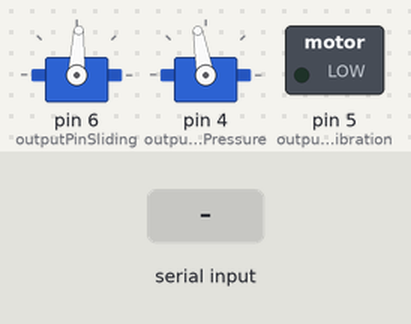
Recording of a sketch running on a simulated Arduino Uno, built with avr-gcc and run on an emulated ATmega328P. On the bench: 2 × servo, switched loads named in the sketch (green lamp = pin HIGH). The inputs (shaded band) are chosen by the test bench.

Above: at 1.2 s.
1.3 s: "R\n" received over Serial
At 2.0 s:
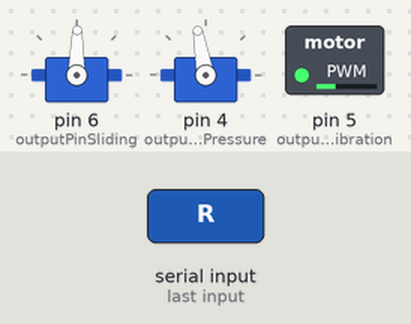
2.8 s: "T\n" received over Serial
At 3.1 s:
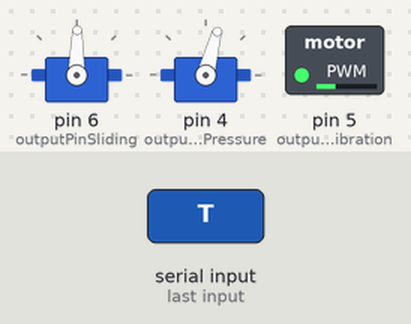
4.3 s: "C\n" received over Serial
At 5.5 s:
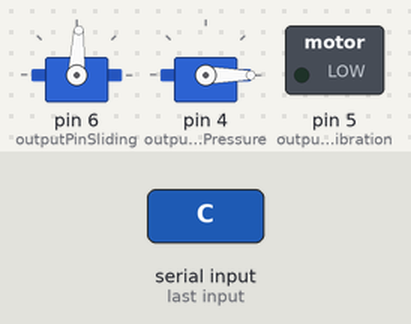
5.8 s: "L\n" received over Serial
At 6.6 s:
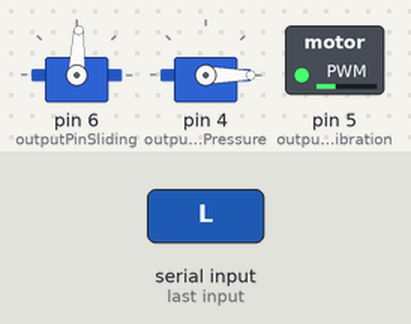
Timing chart, 0 to 8.3 s (numbered marks = the images above; inputs shaded):
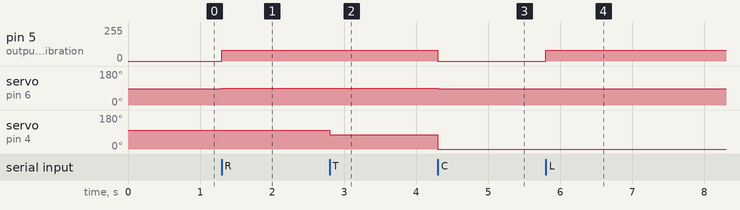

The sketch:

slidingVibroTactileFingertip.ino
```cpp
/****************************************
 * Touching and feeling the immersive world
 *
 * Author: Uriel Martinez-Hernandez
 * Filename: slidingVibroTactileFingertip.ino
 * Date: 20/11/2020
 *
 * Description
 * ======================
 * Program that controls the cylinder (sliding modality) and vibration motor.
 * The direction and speed of sliding is controlled. The speed of the vibration
 * motor is controlled. This programs communicates to Unity (Table_surface_v1.unity), which
 * contains an scenario with 4 objects that simulate 4 different textures
 * (wood (soft), wood (hard), carpet, bricks). There is a cylinder that moves over
 * these textures and send the signal to Arduino to set the speed and direction of the
 * cylinder and speed of the vibration motor.
 *
 * Limitation
 * ======================
 * - The haptic feedback (sliding and vibration) is in 1DoF only.
 * - Fixed speed and direction signals received from Unity.
 * - The simulated fingertip in Unity doesn't follow the movement of the human fingertip.
 * - Lack of tracking of the fingertip.
 * - The cylinder is made of one material (PLA).
 *
 * Haptic modalities
 * ======================
 * - Sliding
 * - Vibration
 * - Touch
 ****************************************/


#include <Servo.h>

Servo servoSliding;
Servo servoPressure;

const int outputPinPressure = 4;      // servo output pin for touch motor
const int outputPinVibration = 5; // vibration output pin
const int outputPinSliding = 6;      // servo output pin for sliding motor

String inputString = "";
String commandString = "";
int commandSpeed = 0;
int commandVibration = 0;
boolean stringComplete = false;  // whether the string is complete
float servoSlidingSpeed = 87;
float servoSlidingStop = 87;
float speedChange;
float biasRigth = 2;
float biasLeft = 0;
float CalibrationPressurePosition = 0;

const int noTouchPosition = 100;
const int touchPosition = 75;
int touchReady = false;

void setup() {
  // put your setup code here, to run once:

  Serial.begin(115200);

  servoSliding.attach(outputPinSliding);
  servoSliding.write(servoSlidingStop);

  servoPressure.attach(outputPinPressure);
  servoPressure.write(noTouchPosition);

  pinMode(outputPinVibration, OUTPUT);

  speedChange = 0;
}

void loop() {
  // put your main code here, to run repeatedly:
  while(Serial.available())
  {
    char inChar = (char)Serial.read();
    inputString += inChar;

    if( inChar == '\n' )
      stringComplete = true;
  }

  if( stringComplete )
  {
    getCommand();
    getSpeed();
    getVibration();

    if(commandString.equals("R")) // sliding stimuli in right direction
    {
        servoSlidingSpeed = servoSlidingStop + commandSpeed + biasRigth; //speedChange;
        servoSliding.write(servoSlidingSpeed);

        analogWrite(outputPinVibration, commandVibration);  //vibration motor frequency
    }
    else if(commandString.equals("L"))  // sliding stimuli in left direction
    {
        servoSlidingSpeed = servoSlidingStop - commandSpeed - biasLeft; //speedChange;
        servoSliding.write(servoSlidingSpeed);

        analogWrite(outputPinVibration, commandVibration);  //vibration motor frequency
    }
    else if(commandString.equals("T"))  // touching stimuli
    {
      if( touchReady == false )
      {
        servoPressure.write(touchPosition);
        touchReady = true;
      }
    }
    else if(commandString.equals("S"))  // no touch
    {
      servoSliding.write(servoSlidingStop);
      servoPressure.write(noTouchPosition);
      analogWrite(outputPinVibration, 0);

      touchReady = false;
    }
    else if(commandString.equals("C"))  // calibration
    {
      servoSliding.write(servoSlidingStop);
      servoPressure.write(CalibrationPressurePosition);
      analogWrite(outputPinVibration, 0);
    }
    else if(commandString.equals("V"))  // calibration
    {
      servoSliding.write(servoSlidingStop);
      servoPressure.write(CalibrationPressurePosition);
      analogWrite(outputPinVibration, commandVibration);
    }

    inputString = "";
    stringComplete = false;
  }
}

void getCommand()
{
  if(inputString.length()>0)
  {
     commandString = inputString.substring(0,1);
  }
}

void getSpeed()
{
  if(inputString.length()>0)
    commandSpeed = inputString.substring(1,2).toInt();
  else
    commandSpeed = 0;
}

void getVibration()
{
  if(inputString.length()>0)
  {
    commandVibration = inputString.substring(2,3).toInt();
    commandVibration = (80 + (commandVibration*5));
  }
  else
    commandVibration = 0;
}
```

Measured:
- after the input at 1.3 s, pin 5 (outputPinVibration): 0/255 → 80/255 at once; servo on pin 6 (outputPinSliding): 87° → 89° at once
- after the input at 2.8 s, servo on pin 4 (outputPinPressure): 100° → 75° at once
- after the input at 4.3 s, pin 5 (outputPinVibration): 80/255 → 0/255 at once; servo on pin 6 (outputPinSliding): 89° → 87° at once; servo on pin 4 (outputPinPressure): 75° → 0° at once
- after the input at 5.8 s, pin 5 (outputPinVibration): 0/255 → 80/255 at once
